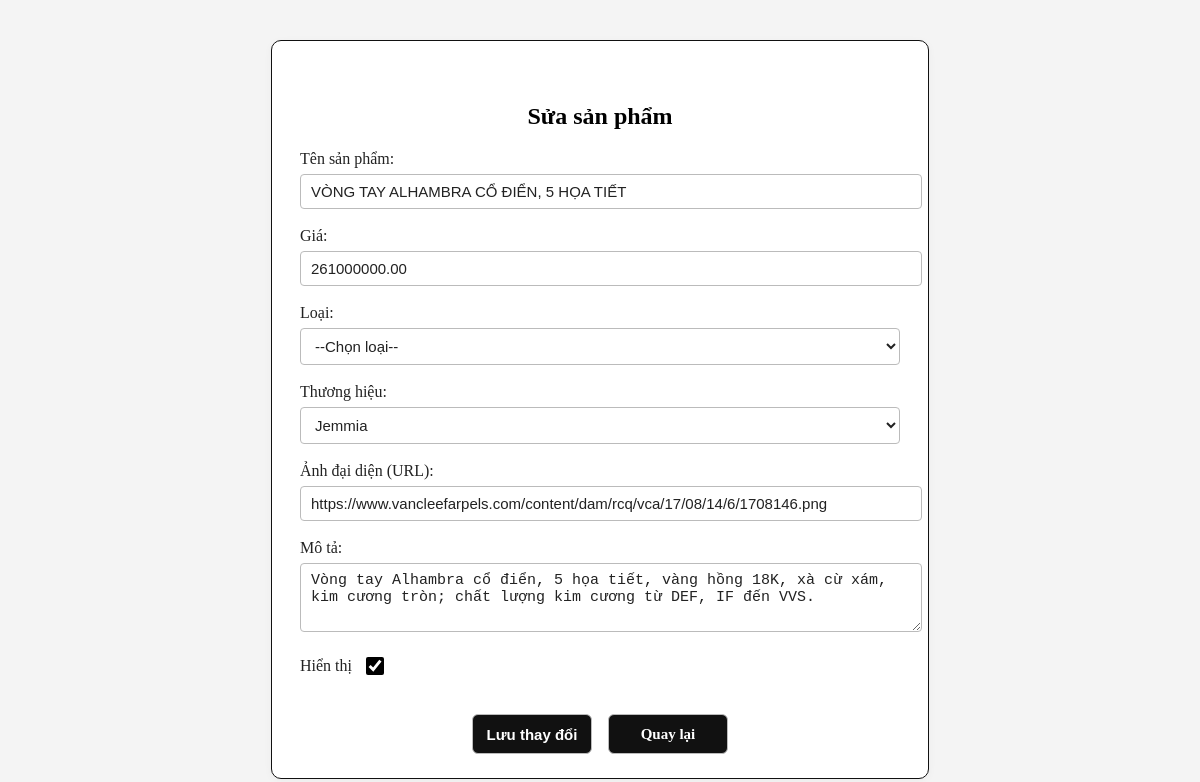
Page /admin/edit-product.php?id=50 on the committed database.
### tables this page shows
create table  `san_pham` (
  `id_san_pham` int(11) not null auto_increment,
  `ma_san_pham` varchar(100) not null unique,
  `ten_san_pham` varchar(255) not null,
  `gia_san_pham` decimal(15,2) not null,
  `mo_ta` text default null,
  `id_thuong_hieu` int(11) default null,
  `id_loai_san_pham` int(11) default null,
  `khoi_luong` decimal(10,2) default null,
  `kich_thuoc` decimal(10,2) default null,
  `chat_lieu` varchar(25) not null , 
  `trang_thai_chung` tinyint(1) default 1,
  `url_anh_dai_dien` varchar(255) default null,
  `ngay_tao` timestamp not null default current_timestamp(),
  `ngay_cap_nhat` timestamp not null default current_timestamp() on update current_timestamp(),
  primary key (`id_san_pham`),
  foreign key (`id_thuong_hieu`) references `thuong_hieu`(`id_thuong_hieu`) on delete set null on update cascade,
  foreign key (`id_loai_san_pham`) references `loai_san_pham`(`id_loai_san_pham`) on delete set null on update cascade
);

### admin/edit-product.php (the view, shortened to what this page needs)
<?php
include '../includes/connect.php';
$id = isset($_GET['id']) ? intval($_GET['id']) : 0;
$thuonghieu = $conn->query("SELECT * FROM thuong_hieu");
$stmt = $conn->prepare("SELECT * FROM san_pham WHERE id_san_pham = ?");
$stmt->bind_param('i', $id);
$stmt->execute();
$sp = $stmt->get_result()->fetch_assoc();
?>
<!DOCTYPE html>
<html lang="vi">
<head>
    <link rel="stylesheet" href="edit-product.css">
</head>
<body>
<main>
    <div class="container">
        <h2 style="margin:30px 0 20px 0;">Sửa sản phẩm</h2>
        <form method="post" class="add-product-form">
            <label>Tên sản phẩm:<input type="text" name="ten" value="<?php echo htmlspecialchars($sp['ten_san_pham']); ?>" required></label>
            <label>Giá:<input type="number" name="gia" min="0" value="<?php echo $sp['gia_san_pham']; ?>" required></label>
            <label>Loại:
                <select name="loai" required>
                    <option value="">--Chọn loại--</option>
                </select>
            </label>
            <label>Thương hiệu:
                <select name="thuonghieu" required>
                    <?php
                    $thuonghieu->data_seek(0);
                    while($th = $thuonghieu->fetch_assoc()):
                        $selected = $sp['id_thuong_hieu'] == $th['id_thuong_hieu'] ? 'selected' : '';
                    ?>
                        <option value="<?php echo $th['id_thuong_hieu']; ?>" <?php echo $selected; ?>><?php echo htmlspecialchars($th['ten_thuong_hieu']); ?></option>
                    <?php endwhile; ?>
                </select>
            </label>
            <label>Ảnh đại diện (URL):<input type="text" name="anh" value="<?php echo htmlspecialchars($sp['url_anh_dai_dien']); ?>" required></label>
            <label>Mô tả:<textarea name="mota" rows="3"><?php echo htmlspecialchars($sp['mo_ta']); ?></textarea></label>
            <label class="checkbox-label"><span>Hiển thị</span>
                <input type="checkbox" name="trangthai" <?php if($sp['trang_thai_chung']) echo 'checked'; ?>>
            </label>
            <div class="form-actions">
                <button type="submit" class="add-btn">Lưu thay đổi</button>
                <a href="manage-products.php" class="action-btn edit-btn">Quay lại</a>
            </div>
        </form>
    </div>
</main>
</body>
</html>

### admin/edit-product.css (style rules this page uses)
.container { max-width: 600px; margin: 40px auto; background: #fff; border: 1.5px solid #111; border-radius: 10px; padding: 32px 28px 24px 28px; box-shadow: 0 2px 8px rgba(0,0,0,0.04); }
.container h2 { text-align: center; margin-bottom: 30px; }
.add-product-form label { display: block; margin-bottom: 18px; font-weight: 500; color: #222; }
.add-product-form input[type="text"], .add-product-form input[type="number"], .add-product-form select, .add-product-form textarea { width: 100%; padding: 8px 10px; border: 1px solid #bbb; border-radius: 4px; margin-top: 6px; font-size: 15px; background: #fff; color: #222; }
.add-product-form textarea { resize: vertical; }
.add-product-form .checkbox-label { display: flex; align-items: center; gap: 8px; margin-bottom: 18px; }
.add-product-form { display: flex; flex-direction: column; }
.add-product-form .form-actions { display: flex; justify-content: center; gap: 16px; margin-top: 18px; }
.add-btn, .edit-btn { min-width: 120px; padding: 10px 0; font-size: 15px; text-align: center; display: inline-flex; align-items: center; justify-content: center; border-radius: 6px; font-weight: bold; margin: 0; line-height: 1; border: none; height: 40px; box-sizing: border-box; }
.add-btn { background: #111; color: #fff; cursor: pointer; transition: background 0.2s; border: 1.5px solid #bbb; }
.edit-btn { background: #111; color: #fff; border: 1.5px solid #bbb; text-decoration: none; transition: background 0.2s, color 0.2s; }
body { background: #f4f4f4 !important; }
.add-product-form input[type="checkbox"] { width: 18px; height: 18px; accent-color: black; margin-left: 6px; }

### rows in the picture
san_pham: ten "VÒNG TAY ALHAMBRA CỔ ĐIỂN, 5 HỌA TIẾT", gia "261000000.00", anh "https://www.vancleefarpels.com/content/dam/rcq/vca/17/08/14/6/1708146.png", mota "Vòng tay Alhambra cổ điển, 5 họa tiết, vàng hồng 18K, xà cừ xám, kim cương tròn; chất lượng kim cương từ DEF, IF đến VVS.", trang_thai_chung "☑"

### other values in the picture
form field thuonghieu "Jemmia"
